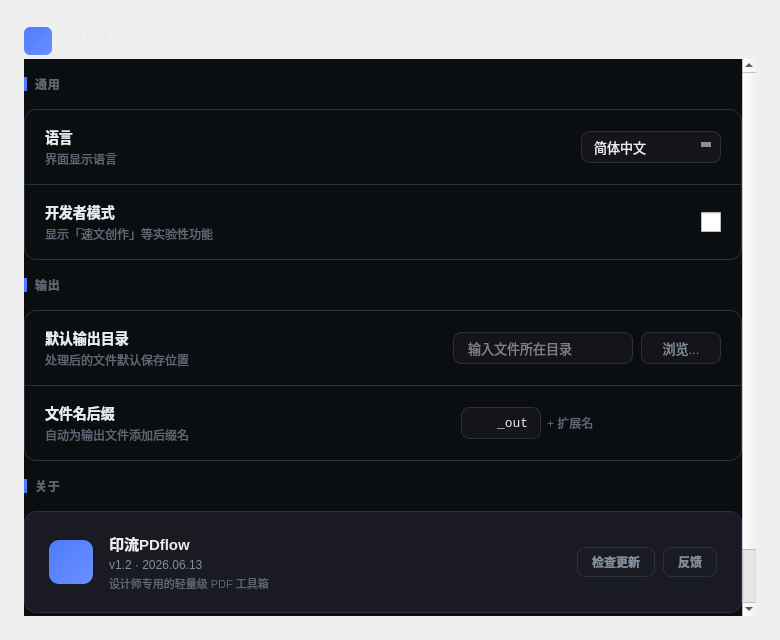
<?xml version="1.0" encoding="UTF-8"?>
<ui version="4.0">
 <class>SettingsPage</class>
 <widget class="QWidget" name="settingsPage">
  <property name="geometry">
   <rect>
    <x>0</x>
    <y>0</y>
    <width>780</width>
    <height>640</height>
   </rect>
  </property>
  <property name="styleSheet">
   <string notr="true">QWidget#settingsPage { background-color: #0B0E11; }</string>
  </property>
  <layout class="QVBoxLayout" name="mainLayout">
   <property name="spacing">
    <number>0</number>
   </property>
   <property name="leftMargin">
    <number>24</number>
   </property>
   <property name="topMargin">
    <number>24</number>
   </property>
   <property name="rightMargin">
    <number>24</number>
   </property>
   <property name="bottomMargin">
    <number>24</number>
   </property>

   <!-- 页面标题 -->
   <item>
    <layout class="QHBoxLayout" name="pageTitleLayout">
     <property name="spacing">
      <number>10</number>
     </property>
     <item>
      <widget class="QLabel" name="lblPageIcon">
       <property name="minimumSize">
        <size>
         <width>28</width>
         <height>28</height>
        </size>
       </property>
       <property name="maximumSize">
        <size>
         <width>28</width>
         <height>28</height>
        </size>
       </property>
       <property name="text">
        <string/>
       </property>
       <property name="alignment">
        <set>Qt::AlignCenter</set>
       </property>
       <property name="styleSheet">
        <string notr="true">QLabel#lblPageIcon {
    background: qlineargradient(x1:0, y1:0, x2:1, y2:1, stop:0 #4D7CFE, stop:1 #6B8FFF);
    border-radius: 6px;
    color: #FFFFFF;
    font-size: 14px;
}</string>
       </property>
      </widget>
     </item>
     <item>
      <widget class="QLabel" name="lblPageTitle">
       <property name="text">
        <string>设置</string>
       </property>
       <property name="styleSheet">
        <string notr="true">color: #EAECEF; font-size: 24px; font-weight: 700; background: transparent; border: none; padding: 0; letter-spacing: -1px;</string>
       </property>
      </widget>
     </item>
    </layout>
   </item>

   <!-- 滚动区域 -->
   <item>
    <widget class="QScrollArea" name="scrollArea">
     <property name="frameShape">
      <enum>QFrame::NoFrame</enum>
     </property>
     <property name="verticalScrollBarPolicy">
      <enum>Qt::ScrollBarAsNeeded</enum>
     </property>
     <property name="horizontalScrollBarPolicy">
      <enum>Qt::ScrollBarAlwaysOff</enum>
     </property>
     <property name="widgetResizable">
      <bool>true</bool>
     </property>
     <property name="styleSheet">
      <string notr="true">QScrollArea { background: transparent; border: none; }
QScrollArea#scrollArea { background: transparent; border: none; }
QScrollArea &gt; QWidget { background: #0B0E11; border: none; }</string>
     </property>
     <property name="widgetResizable">
      <bool>true</bool>
     </property>
     <widget class="QWidget" name="scrollContent">
      <property name="sizePolicy">
       <sizepolicy hsizetype="Expanding" vsizetype="Expanding">
        <horstretch>0</horstretch>
        <verstretch>0</verstretch>
       </sizepolicy>
      </property>
      <property name="styleSheet">
       <string notr="true">QWidget#scrollContent { background-color: #0B0E11; }</string>
      </property>
      <layout class="QVBoxLayout" name="scrollLayout">
       <property name="spacing">
        <number>16</number>
       </property>
       <property name="leftMargin">
        <number>0</number>
       </property>
       <property name="topMargin">
        <number>16</number>
       </property>
       <property name="rightMargin">
        <number>0</number>
       </property>
       <property name="bottomMargin">
        <number>16</number>
       </property>

       <!-- ═══════════ 通用 ═══════════ -->
       <!-- 分类标题：通用 -->
       <item>
        <layout class="QHBoxLayout" name="sectionGeneralTitleLayout">
         <property name="spacing">
          <number>8</number>
         </property>
         <item>
          <widget class="QLabel" name="sectionBar">
           <property name="minimumSize">
            <size>
             <width>3</width>
             <height>14</height>
            </size>
           </property>
           <property name="maximumSize">
            <size>
             <width>3</width>
             <height>14</height>
            </size>
           </property>
           <property name="text">
            <string/>
           </property>
           <property name="styleSheet">
            <string notr="true">background-color: #4D7CFE; border-radius: 2px;</string>
           </property>
          </widget>
         </item>
         <item>
          <widget class="QLabel" name="lblSectionGeneral">
           <property name="text">
            <string>通用</string>
           </property>
           <property name="styleSheet">
            <string notr="true">color: #5E6673; font-size: 12px; font-weight: 600; background: transparent; border: none; padding: 0; letter-spacing: 0.8px;</string>
           </property>
          </widget>
         </item>
         <item>
          <spacer name="generalTitleSpacer">
           <property name="orientation">
            <enum>Qt::Horizontal</enum>
           </property>
           <property name="sizeHint" stdset="0">
            <size>
             <width>0</width>
             <height>0</height>
            </size>
           </property>
          </spacer>
         </item>
        </layout>
       </item>

       <!-- 通用设置卡片 -->
       <item>
        <widget class="QFrame" name="generalCard">
         <property name="styleSheet">
          <string notr="true">QFrame#generalCard {
    background-color: #1A1A22;
    border: 1px solid #2B3139;
    border-radius: 12px;
}</string>
         </property>
         <layout class="QVBoxLayout" name="generalCardLayout">
          <property name="spacing">
           <number>0</number>
          </property>
          <property name="leftMargin">
           <number>0</number>
          </property>
          <property name="topMargin">
           <number>0</number>
          </property>
          <property name="rightMargin">
           <number>0</number>
          </property>
          <property name="bottomMargin">
           <number>0</number>
          </property>

          <!-- 语言设置行 -->
          <item>
           <widget class="QFrame" name="rowLanguage">
            <property name="styleSheet">
             <string notr="true">QFrame#rowLanguage {
    background-color: #0B0E11;
    border-bottom: 1px solid #2B3139;
    padding: 16px 20px;
    border-top-left-radius: 12px;
    border-top-right-radius: 12px;
}</string>
            </property>
            <layout class="QHBoxLayout" name="rowLanguageLayout">
             <property name="spacing">
              <number>12</number>
             </property>
             <property name="leftMargin">
              <number>0</number>
             </property>
             <property name="topMargin">
              <number>0</number>
             </property>
             <property name="rightMargin">
              <number>0</number>
             </property>
             <property name="bottomMargin">
              <number>0</number>
             </property>
             <item>
              <layout class="QVBoxLayout" name="langLabelLayout">
               <property name="spacing">
                <number>2</number>
               </property>
               <item>
                <widget class="QLabel" name="lblLanguage">
                 <property name="text">
                  <string>语言</string>
                 </property>
                 <property name="styleSheet">
                  <string notr="true">color: #EAECEF; font-size: 14px; font-weight: 500; background: transparent; border: none; padding: 0;</string>
                 </property>
                </widget>
               </item>
               <item>
                <widget class="QLabel" name="lblLanguageHint">
                 <property name="text">
                  <string>界面显示语言</string>
                 </property>
                 <property name="styleSheet">
                  <string notr="true">color: #5E6673; font-size: 12px; background: transparent; border: none; padding: 0;</string>
                 </property>
                </widget>
               </item>
              </layout>
             </item>
             <item>
              <spacer name="langSpacer">
               <property name="orientation">
                <enum>Qt::Horizontal</enum>
               </property>
               <property name="sizeHint" stdset="0">
                <size>
                 <width>0</width>
                 <height>0</height>
                </size>
               </property>
              </spacer>
             </item>
             <item>
              <widget class="QComboBox" name="comboLanguage">
               <property name="minimumSize">
                <size>
                 <width>140</width>
                 <height>32</height>
                </size>
               </property>
               <property name="maximumSize">
                <size>
                 <width>160</width>
                 <height>32</height>
                </size>
               </property>
               <property name="styleSheet">
                <string notr="true">QComboBox {
    background-color: #14141A;
    color: #EAECEF;
    border: 1px solid #2B3139;
    border-radius: 8px;
    padding: 0 28px 0 12px;
    font-size: 13px;
}
QComboBox:hover {
    border: 1px solid #3D4450;
}
QComboBox::drop-down {
    subcontrol-origin: padding;
    subcontrol-position: top right;
    width: 24px;
    border: none;
}
QComboBox::down-arrow {
    width: 0;
    height: 0;
    border: 5px solid transparent;
    border-top-color: #848E9C;
    margin-right: 4px;
}
QComboBox QAbstractItemView {
    background-color: #14141A;
    color: #EAECEF;
    border: 1px solid #2B3139;
    border-radius: 8px;
    selection-background-color: #1A1A22;
    selection-color: #4D7CFE;
    padding: 4px;
    outline: none;
}
QComboBox QAbstractItemView::item {
    min-height: 28px;
    padding: 4px 10px;
    border-radius: 4px;
}
QComboBox QAbstractItemView::item:hover {
    background-color: #1A1A22;
    color: #4D7CFE;
}</string>
               </property>
               <item>
                <property name="text">
                 <string>简体中文</string>
                </property>
               </item>
               <item>
                <property name="text">
                 <string>繁體中文</string>
                </property>
               </item>
               <item>
                <property name="text">
                 <string>English</string>
                </property>
               </item>
              </widget>
             </item>
            </layout>
           </widget>
          </item>

          <!-- 开发者模式行 -->
          <item>
           <widget class="QFrame" name="rowDeveloper">
            <property name="styleSheet">
             <string notr="true">QFrame#rowDeveloper {
    background-color: #0B0E11;
    padding: 16px 20px;
    border-bottom-left-radius: 12px;
    border-bottom-right-radius: 12px;
}</string>
            </property>
            <layout class="QHBoxLayout" name="rowDeveloperLayout">
             <property name="spacing">
              <number>12</number>
             </property>
             <property name="leftMargin">
              <number>0</number>
             </property>
             <property name="topMargin">
              <number>0</number>
             </property>
             <property name="rightMargin">
              <number>0</number>
             </property>
             <property name="bottomMargin">
              <number>0</number>
             </property>
             <item>
              <layout class="QVBoxLayout" name="devLabelLayout">
               <property name="spacing">
                <number>2</number>
               </property>
               <item>
                <widget class="QLabel" name="lblDeveloper">
                 <property name="text">
                  <string>开发者模式</string>
                 </property>
                 <property name="styleSheet">
                  <string notr="true">color: #EAECEF; font-size: 14px; font-weight: 500; background: transparent; border: none; padding: 0;</string>
                 </property>
                </widget>
               </item>
               <item>
                <widget class="QLabel" name="lblDeveloperHint">
                 <property name="text">
                  <string>显示「速文创作」等实验性功能</string>
                 </property>
                 <property name="styleSheet">
                  <string notr="true">color: #5E6673; font-size: 12px; background: transparent; border: none; padding: 0;</string>
                 </property>
                </widget>
               </item>
              </layout>
             </item>
             <item>
              <spacer name="devSpacer">
               <property name="orientation">
                <enum>Qt::Horizontal</enum>
               </property>
               <property name="sizeHint" stdset="0">
                <size>
                 <width>0</width>
                 <height>0</height>
                </size>
               </property>
              </spacer>
             </item>
             <item>
              <widget class="QCheckBox" name="chkDeveloperMode">
               <property name="text">
                <string/>
               </property>
               <property name="styleSheet">
                <string notr="true">QCheckBox { spacing: 0px; }
QCheckBox::indicator { width: 20px; height: 20px; }</string>
               </property>
              </widget>
             </item>
            </layout>
           </widget>
          </item>

         </layout>
        </widget>
       </item>

       <!-- ═══════════ 输出 ═══════════ -->
       <!-- 分类标题：输出 -->
       <item>
        <layout class="QHBoxLayout" name="sectionOutputTitleLayout">
         <property name="spacing">
          <number>8</number>
         </property>
         <item>
          <widget class="QLabel" name="sectionBar2">
           <property name="minimumSize">
            <size>
             <width>3</width>
             <height>14</height>
            </size>
           </property>
           <property name="maximumSize">
            <size>
             <width>3</width>
             <height>14</height>
            </size>
           </property>
           <property name="text">
            <string/>
           </property>
           <property name="styleSheet">
            <string notr="true">background-color: #4D7CFE; border-radius: 2px;</string>
           </property>
          </widget>
         </item>
         <item>
          <widget class="QLabel" name="lblSectionOutput">
           <property name="text">
            <string>输出</string>
           </property>
           <property name="styleSheet">
            <string notr="true">color: #5E6673; font-size: 12px; font-weight: 600; background: transparent; border: none; padding: 0; letter-spacing: 0.8px;</string>
           </property>
          </widget>
         </item>
         <item>
          <spacer name="outputTitleSpacer">
           <property name="orientation">
            <enum>Qt::Horizontal</enum>
           </property>
           <property name="sizeHint" stdset="0">
            <size>
             <width>0</width>
             <height>0</height>
            </size>
           </property>
          </spacer>
         </item>
        </layout>
       </item>

       <!-- 输出设置卡片 -->
       <item>
        <widget class="QFrame" name="outputCard">
         <property name="styleSheet">
          <string notr="true">QFrame#outputCard {
    background-color: #1A1A22;
    border: 1px solid #2B3139;
    border-radius: 12px;
}</string>
         </property>
         <layout class="QVBoxLayout" name="outputCardLayout">
          <property name="spacing">
           <number>0</number>
          </property>
          <property name="leftMargin">
           <number>0</number>
          </property>
          <property name="topMargin">
           <number>0</number>
          </property>
          <property name="rightMargin">
           <number>0</number>
          </property>
          <property name="bottomMargin">
           <number>0</number>
          </property>

          <!-- 默认输出目录行 -->
          <item>
           <widget class="QFrame" name="rowOutputDir">
            <property name="styleSheet">
             <string notr="true">QFrame#rowOutputDir {
    background-color: #0B0E11;
    border-bottom: 1px solid #2B3139;
    padding: 16px 20px;
    border-top-left-radius: 12px;
    border-top-right-radius: 12px;
}</string>
            </property>
            <layout class="QHBoxLayout" name="rowOutputDirLayout">
             <property name="spacing">
              <number>12</number>
             </property>
             <property name="leftMargin">
              <number>0</number>
             </property>
             <property name="topMargin">
              <number>0</number>
             </property>
             <property name="rightMargin">
              <number>0</number>
             </property>
             <property name="bottomMargin">
              <number>0</number>
             </property>
             <item>
              <layout class="QVBoxLayout" name="outputDirLabelLayout">
               <property name="spacing">
                <number>2</number>
               </property>
               <item>
                <widget class="QLabel" name="lblOutputDir">
                 <property name="text">
                  <string>默认输出目录</string>
                 </property>
                 <property name="styleSheet">
                  <string notr="true">color: #EAECEF; font-size: 14px; font-weight: 500; background: transparent; border: none; padding: 0;</string>
                 </property>
                </widget>
               </item>
               <item>
                <widget class="QLabel" name="lblOutputDirHint">
                 <property name="text">
                  <string>处理后的文件默认保存位置</string>
                 </property>
                 <property name="styleSheet">
                  <string notr="true">color: #5E6673; font-size: 12px; background: transparent; border: none; padding: 0;</string>
                 </property>
                </widget>
               </item>
              </layout>
             </item>
             <item>
              <spacer name="outputDirSpacer">
               <property name="orientation">
                <enum>Qt::Horizontal</enum>
               </property>
               <property name="sizeHint" stdset="0">
                <size>
                 <width>0</width>
                 <height>0</height>
                </size>
               </property>
              </spacer>
             </item>
             <item>
              <layout class="QHBoxLayout" name="outputDirInputLayout">
               <property name="spacing">
                <number>8</number>
               </property>
               <item>
                <widget class="QLineEdit" name="editOutputDir">
                 <property name="minimumSize">
                  <size>
                   <width>180</width>
                   <height>32</height>
                  </size>
                 </property>
                 <property name="maximumSize">
                  <size>
                   <width>260</width>
                   <height>32</height>
                  </size>
                 </property>
                 <property name="readOnly">
                  <bool>true</bool>
                 </property>
                 <property name="placeholderText">
                  <string>输入文件所在目录</string>
                 </property>
                 <property name="styleSheet">
                  <string notr="true">QLineEdit {
    background-color: #14141A;
    color: #EAECEF;
    border: 1px solid #2B3139;
    border-radius: 8px;
    padding: 0 12px;
    font-size: 13px;
}
QLineEdit:hover {
    border: 1px solid #3D4450;
}</string>
                 </property>
                </widget>
               </item>
               <item>
                <widget class="QPushButton" name="btnBrowseOutputDir">
                 <property name="minimumSize">
                  <size>
                   <width>80</width>
                   <height>32</height>
                  </size>
                 </property>
                 <property name="maximumSize">
                  <size>
                   <width>80</width>
                   <height>32</height>
                  </size>
                 </property>
                 <property name="text">
                  <string>浏览...</string>
                 </property>
                 <property name="styleSheet">
                  <string notr="true">QPushButton {
    background-color: #14141A;
    color: #848E9C;
    border: 1px solid #2B3139;
    border-radius: 8px;
    padding: 0 12px;
    font-size: 13px;
}
QPushButton:hover {
    border-color: #3D4450;
    color: #EAECEF;
}</string>
                 </property>
                </widget>
               </item>
              </layout>
             </item>
            </layout>
           </widget>
          </item>

          <!-- 文件名后缀行 -->
          <item>
           <widget class="QFrame" name="rowSuffix">
            <property name="styleSheet">
             <string notr="true">QFrame#rowSuffix {
    background-color: #0B0E11;
    padding: 16px 20px;
    border-bottom-left-radius: 12px;
    border-bottom-right-radius: 12px;
}</string>
            </property>
            <layout class="QHBoxLayout" name="rowSuffixLayout">
             <property name="spacing">
              <number>12</number>
             </property>
             <property name="leftMargin">
              <number>0</number>
             </property>
             <property name="topMargin">
              <number>0</number>
             </property>
             <property name="rightMargin">
              <number>0</number>
             </property>
             <property name="bottomMargin">
              <number>0</number>
             </property>
             <item>
              <layout class="QVBoxLayout" name="suffixLabelLayout">
               <property name="spacing">
                <number>2</number>
               </property>
               <item>
                <widget class="QLabel" name="lblSuffix">
                 <property name="text">
                  <string>文件名后缀</string>
                 </property>
                 <property name="styleSheet">
                  <string notr="true">color: #EAECEF; font-size: 14px; font-weight: 500; background: transparent; border: none; padding: 0;</string>
                 </property>
                </widget>
               </item>
               <item>
                <widget class="QLabel" name="lblSuffixHint">
                 <property name="text">
                  <string>自动为输出文件添加后缀名</string>
                 </property>
                 <property name="styleSheet">
                  <string notr="true">color: #5E6673; font-size: 12px; background: transparent; border: none; padding: 0;</string>
                 </property>
                </widget>
               </item>
              </layout>
             </item>
             <item>
              <spacer name="suffixSpacer">
               <property name="orientation">
                <enum>Qt::Horizontal</enum>
               </property>
               <property name="sizeHint" stdset="0">
                <size>
                 <width>0</width>
                 <height>0</height>
                </size>
               </property>
              </spacer>
             </item>
             <item>
              <layout class="QHBoxLayout" name="suffixInputLayout">
               <property name="spacing">
                <number>6</number>
               </property>
               <item>
                <widget class="QLineEdit" name="editSuffix">
                 <property name="minimumSize">
                  <size>
                   <width>80</width>
                   <height>32</height>
                  </size>
                 </property>
                 <property name="maximumSize">
                  <size>
                   <width>80</width>
                   <height>32</height>
                  </size>
                 </property>
                 <property name="text">
                  <string>_out</string>
                 </property>
                 <property name="alignment">
                  <set>Qt::AlignRight|Qt::AlignVCenter</set>
                 </property>
                 <property name="styleSheet">
                  <string notr="true">QLineEdit {
    background-color: #14141A;
    color: #EAECEF;
    border: 1px solid #2B3139;
    border-radius: 8px;
    padding: 0 8px;
    font-size: 13px;
    font-family: monospace;
}
QLineEdit:hover {
    border: 1px solid #3D4450;
}
QLineEdit:focus {
    border: 1px solid #4D7CFE;
}</string>
                 </property>
                </widget>
               </item>
               <item>
                <widget class="QLabel" name="lblSuffixExt">
                 <property name="text">
                  <string>+ 扩展名</string>
                 </property>
                 <property name="styleSheet">
                  <string notr="true">color: #5E6673; font-size: 12px; background: transparent; border: none; padding: 0;</string>
                 </property>
                </widget>
               </item>
              </layout>
             </item>
            </layout>
           </widget>
          </item>

         </layout>
        </widget>
       </item>

       <!-- ═══════════ 关于 ═══════════ -->
       <!-- 分类标题：关于 -->
       <item>
        <layout class="QHBoxLayout" name="sectionAboutTitleLayout">
         <property name="spacing">
          <number>8</number>
         </property>
         <item>
          <widget class="QLabel" name="sectionBar3">
           <property name="minimumSize">
            <size>
             <width>3</width>
             <height>14</height>
            </size>
           </property>
           <property name="maximumSize">
            <size>
             <width>3</width>
             <height>14</height>
            </size>
           </property>
           <property name="text">
            <string/>
           </property>
           <property name="styleSheet">
            <string notr="true">background-color: #4D7CFE; border-radius: 2px;</string>
           </property>
          </widget>
         </item>
         <item>
          <widget class="QLabel" name="lblSectionAbout">
           <property name="text">
            <string>关于</string>
           </property>
           <property name="styleSheet">
            <string notr="true">color: #5E6673; font-size: 12px; font-weight: 600; background: transparent; border: none; padding: 0; letter-spacing: 0.8px;</string>
           </property>
          </widget>
         </item>
         <item>
          <spacer name="aboutTitleSpacer">
           <property name="orientation">
            <enum>Qt::Horizontal</enum>
           </property>
           <property name="sizeHint" stdset="0">
            <size>
             <width>0</width>
             <height>0</height>
            </size>
           </property>
          </spacer>
         </item>
        </layout>
       </item>

       <!-- 关于卡片 -->
       <item>
        <widget class="QFrame" name="aboutCard">
         <property name="styleSheet">
          <string notr="true">QFrame#aboutCard {
    background-color: #1A1A22;
    border: 1px solid #2B3139;
    border-radius: 12px;
    padding: 20px 24px;
}</string>
         </property>
         <layout class="QHBoxLayout" name="aboutCardLayout">
          <property name="spacing">
           <number>16</number>
          </property>
          <property name="leftMargin">
           <number>0</number>
          </property>
          <property name="topMargin">
           <number>0</number>
          </property>
          <property name="rightMargin">
           <number>0</number>
          </property>
          <property name="bottomMargin">
           <number>0</number>
          </property>

          <!-- Logo -->
          <item>
           <widget class="QLabel" name="lblAboutIcon">
            <property name="minimumSize">
             <size>
              <width>44</width>
              <height>44</height>
             </size>
            </property>
            <property name="maximumSize">
             <size>
              <width>44</width>
              <height>44</height>
             </size>
            </property>
            <property name="text">
             <string/>
            </property>
            <property name="alignment">
             <set>Qt::AlignCenter</set>
            </property>
            <property name="styleSheet">
             <string notr="true">QLabel#lblAboutIcon {
    background: qlineargradient(x1:0, y1:0, x2:1, y2:1, stop:0 #4D7CFE, stop:1 #6B8FFF);
    border-radius: 10px;
    color: #FFFFFF;
    font-size: 20px;
}</string>
            </property>
           </widget>
          </item>

          <!-- 应用信息 -->
          <item>
           <layout class="QVBoxLayout" name="aboutInfoLayout">
            <property name="spacing">
             <number>3</number>
            </property>
            <item>
             <widget class="QLabel" name="lblAppName">
              <property name="text">
               <string>印流PDflow</string>
              </property>
              <property name="styleSheet">
               <string notr="true">color: #EAECEF; font-size: 15px; font-weight: 700; background: transparent; border: none; padding: 0;</string>
              </property>
             </widget>
            </item>
            <item>
             <widget class="QLabel" name="lblAppVersion">
              <property name="text">
               <string>v1.2 · 2026.06.13</string>
              </property>
              <property name="styleSheet">
               <string notr="true">color: #848E9C; font-size: 12px; background: transparent; border: none; padding: 0;</string>
              </property>
             </widget>
            </item>
            <item>
             <widget class="QLabel" name="lblAppDesc">
              <property name="text">
               <string>设计师专用的轻量级 PDF 工具箱</string>
              </property>
              <property name="styleSheet">
               <string notr="true">color: #5E6673; font-size: 11px; background: transparent; border: none; padding: 0;</string>
              </property>
             </widget>
            </item>
           </layout>
          </item>

          <item>
           <spacer name="aboutInfoSpacer">
            <property name="orientation">
             <enum>Qt::Horizontal</enum>
            </property>
            <property name="sizeHint" stdset="0">
             <size>
              <width>0</width>
              <height>0</height>
             </size>
            </property>
           </spacer>
          </item>

          <!-- 操作按钮 -->
          <item>
           <layout class="QHBoxLayout" name="aboutBtnLayout">
            <property name="spacing">
             <number>8</number>
            </property>
            <item>
             <widget class="QPushButton" name="btnCheckUpdate">
              <property name="minimumSize">
               <size>
                <width>0</width>
                <height>30</height>
               </size>
              </property>
              <property name="text">
               <string>检查更新</string>
              </property>
              <property name="styleSheet">
               <string notr="true">QPushButton {
    background-color: transparent;
    color: #848E9C;
    border: 1px solid #2B3139;
    border-radius: 8px;
    padding: 0 14px;
    font-size: 12px;
    font-weight: 500;
}
QPushButton:hover {
    border-color: #3D4450;
    color: #EAECEF;
}</string>
              </property>
             </widget>
            </item>
            <item>
             <widget class="QPushButton" name="btnFeedback">
              <property name="minimumSize">
               <size>
                <width>0</width>
                <height>30</height>
               </size>
              </property>
              <property name="text">
               <string>反馈</string>
              </property>
              <property name="styleSheet">
               <string notr="true">QPushButton {
    background-color: transparent;
    color: #848E9C;
    border: 1px solid #2B3139;
    border-radius: 8px;
    padding: 0 14px;
    font-size: 12px;
    font-weight: 500;
}
QPushButton:hover {
    border-color: #3D4450;
    color: #EAECEF;
}</string>
              </property>
             </widget>
            </item>
           </layout>
          </item>

         </layout>
        </widget>
       </item>

       <!-- 底部提示 -->
       <item>
        <widget class="QLabel" name="lblFooterHint">
         <property name="text">
          <string>设置修改后自动保存 · 语言切换需重启生效</string>
         </property>
         <property name="alignment">
          <set>Qt::AlignCenter</set>
         </property>
         <property name="styleSheet">
          <string notr="true">color: #4A4B56; font-size: 11px; background: transparent; border: none; padding: 8px 0;</string>
         </property>
        </widget>
       </item>

       <!-- 底部弹性空间 -->
       <item>
        <spacer name="spacerBottom">
         <property name="orientation">
          <enum>Qt::Vertical</enum>
         </property>
         <property name="sizeHint" stdset="0">
          <size>
           <width>0</width>
           <height>0</height>
          </size>
         </property>
        </spacer>
       </item>

      </layout>
     </widget>
    </widget>
   </item>

  </layout>
 </widget>
 <resources/>
 <connections/>
</ui>
